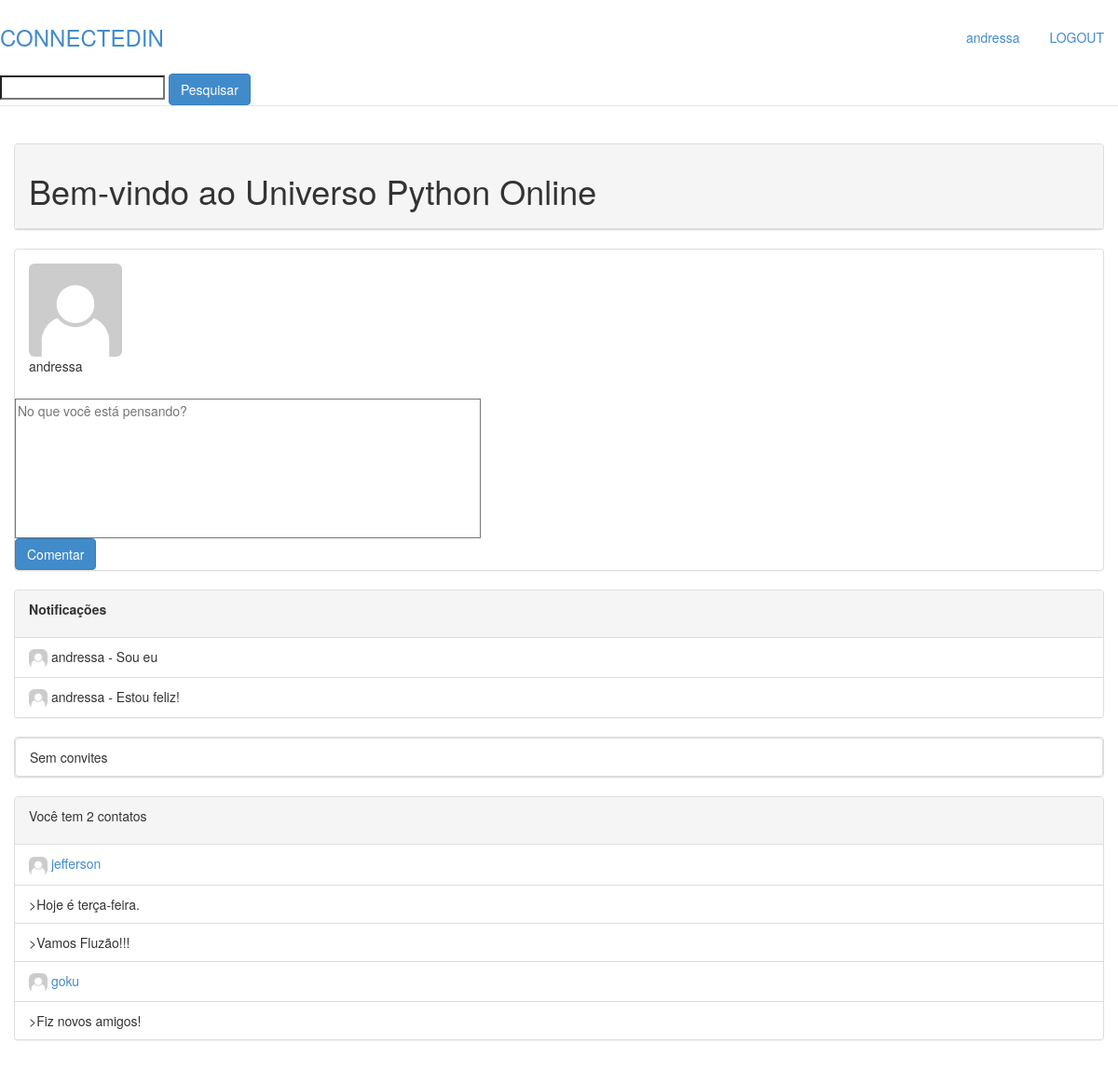
Screenshot of / (signed in) with the database file from the repository.
### perfis/models.py (models this page shows, shortened)
class Perfil(models.Model):
    nome=models.CharField(max_length=255, null=False)
    nascimento=models.DateField(null=False)
    telefone=models.CharField(max_length=255)
    empresa=models.CharField(max_length=255)
    contatos = models.ManyToManyField('self')
    usuario = models.OneToOneField(User, related_name='perfil')
    foto = models.ImageField(upload_to='', default='none.jpg')
    def convites_recebidos(self):
        return Convite.objects.filter(convidado__id=self.id)
    def get_notificacoes(self):
        return self.notificacao

### notificacao/models.py (models this page shows)
class Notificacao(models.Model):
    areaTexto = models.CharField(max_length=128, null=False)
    perfil = models.ForeignKey(Perfil, related_name="notificacao")
    class Meta:
        ordering = ["-id"]

### perfis/views.py (the view)
# urls.py: url(r'^$', views.index, name='index'),
@login_required
def index(request):
    notificacoes = get_perfil_logado(request).get_notificacoes()
    return render(request, 'index.html', {'perfis' : Perfil.objects.all(), 'perfil_logado' : get_perfil_logado(request), 'notificacoes' : notificacoes})

### perfis/views.py (called while the page is built)
@login_required
def get_perfil_logado(request):
    return request.user.perfil

### perfis/templates/index.html (shortened to what this page needs)
{% extends 'template.html' %}
{% block conteudo %}
    <div class="col-lg-12">
        <div class="panel panel-default">
            <div class="panel-heading">
                <h1>Bem-vindo ao Universo Python Online</h1>
            </div>
        </div>
        <div class="panel panel-default">
            <div class="panel-body">
                <img class="img-rounded" style="width:100px; height:100px" src="img/{{perfil_logado.foto}}">
                <p>{{perfil_logado.nome}}</p>
            </div>
            <form action="{% url 'comentario' %}" method="post">
                <textarea type="text" name="areaTexto" id="areaTexto" value="{{form.areaTexto.value}}" placeholder="No que você está pensando?"></textarea><br/>
                <button class="btn btn-primary" type="submit">Comentar</button>
            </form>
        </div>
         <div class="panel panel-default">
            {% with total_notificacoes=notificacoes.count %}
            {% if total_notificacoes > 0 %}
                <div class="panel-heading">
                    <p><b>Notificações</b></p>
                </div>
                <ul class="list-group">
                    {% for notificacao in notificacoes.all %}
                    <li class="list-group-item"> <img class="img-rounded" style="width:20px; height:20px" src="img/{{notificacao.perfil.foto}}"> {{notificacao.perfil.nome}} - {{notificacao.areaTexto}}</li>
                    {% endfor %}
                </ul>
            {% else %}
                <p class="list-group-item">Sem Notificações</p>
            {% endif %}
            {% endwith %}
        </div>
        <div class="panel panel-default">
            {% with total_convites=perfil_logado.convites_recebidos.count %}
            {% if total_convites > 0 %}
                <div class="panel-heading">
                    <p>Você tem {{total_convites}} convite{{total_convites |pluralize}}</p>
                </div>
                <ul class="list-group">
                    {% for convite in perfil_logado.convites_recebidos %}
                    <li class="list-group-item">{{convite.solicitante.nome}} <a href="{% url 'aceitar' convite.id %}" class="btn btn-primary">:)</a> <a href="{% url 'recusar' convite.id %}" class="btn btn-danger">:(</a>  </li>
                    {% endfor %}
                </ul>
            {% else %}
                <p class="list-group-item">Sem convites</p>
            {% endif %}
            {% endwith %}
        </div>
        <div class="panel panel-default">
            {% with total_contatos=perfil_logado.contatos.count %}
            {% if total_contatos > 0 %}
                <div class="panel-heading">
                    <p>Você tem {{total_contatos}} contato{{total_contatos |pluralize}}</p>
                </div>
                <ul class="list-group">
                    {% for contato in perfil_logado.contatos.all %}
                    <li class="list-group-item"><a href="{% url 'perfis' contato.id %}"> <img class="img-rounded" style="width:20px; height:20px" src="img/{{contato.foto}}"> {{contato.nome}}</a></li>
                         {% for notificacao in contato.notificacao.all %}
                            <li class="list-group-item">>{{notificacao.areaTexto}}</li>
                        {% endfor %}
                    {% endfor %}
                </ul>
            {% else %}
                <p class="list-group-item">Sem contatos</p>
            {% endif %}
            {% endwith %}
        </div>
    </div>
{% endblock %}

### perfis/templates/template.html (shortened to what this page needs)
{% load staticfiles %}
<!DOCTYPE html>
<html lang="pt-br">
<head>
    <link type="text/css" href="{% static 'styles/bootstrap.css' %}" rel="stylesheet">
    <link type="text/css" href="{% static 'styles/main.css' %}" rel="stylesheet">
     <link type="text/css" href="{% static 'styles/formulario.css' %}" rel="stylesheet">
</head>
<body>
    <div class="conteiner">
        <div class="header">
            <ul class="nav nav-pills pull-right">
                <li class=""><a href="{% url 'perfis' perfil_logado.id %}">{{perfil_logado.nome}}</a></li>
                <li class=""><a href="{% url 'logout' %}">LOGOUT</a> </li>
            </ul>
            <h3 class="text-muted"><a href="{% url 'index' %}">CONNECTEDIN</a></h3>
            <form action="{% url 'pesquisar' %}" method="get">
                <input type="text" name="texto" id="texto" value="{{form.texto.value}}">
                <button class="btn btn-primary" type="submit">Pesquisar</button>
            </form>
        </div>
        <div class="row content">
            {% block conteudo %}
            {% endblock %}
        </div>
    </div>
</body>
</html>

### perfis/static/styles/main.css (style rules this page uses)
body { padding-top: 20px; padding-bottom: 20px; }
.header, .content, .footer { padding-left: 15px; padding-right: 15px; }
.header { border-bottom: 1px solid #e5e5e5; }
.header h3 { margin-top: 0; margin-bottom: 0; line-height: 40px; padding-bottom: 19px; }
.content { margin: 40px 0; }
@media screen and (min-width: 768px) { .header, .content, .footer { padding-left: 0; padding-right: 0; } }
@media screen and (min-width: 768px) { .header { margin-bottom: 30px; } }

### perfis/static/styles/formulario.css (style rules this page uses)
textArea { width: 500px; height: 150px; resize: none; }

### rows the page displays
Perfil: nome "andressa", foto (placeholder picture)
Notificacao: perfil.foto (placeholder picture), perfil.nome "andressa", areaTexto "Sou eu"
Notificacao: perfil.foto (placeholder picture), perfil.nome "andressa", areaTexto "Estou feliz!"
Perfil: foto (placeholder picture), nome "jefferson"
Notificacao: areaTexto "Hoje é terça-feira."
Notificacao: areaTexto "Vamos Fluzão!!!"
Perfil: foto (placeholder picture), nome "goku"
Notificacao: areaTexto "Fiz novos amigos!"

### other values shown
{{ total_contatos }} "2"
